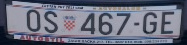
%> input picture test-set/tablice/1.jpg, 187 x 45 px
$ octave --eval "result = ocr(imread('../test-set/tablice/1.jpg'));"   (GNU Octave 9; MATLAB toolbox functions it lacks are replaced by stand-ins)
%> lines starting %> are read from the running program, lines starting %| are printed output that depends on the picture; in (x1, y1, x2, y2) boxes, pixels count from 0 and x2, y2 are one past the last pixel; in counts of white or black regions, pixels touching at a corner belong together; the program's own positions count from 1
function [letters,number] = ocr(imagen)
% Funcija koja pokusava prepoznati slova i brojke sa slike
% Ulazni parametri -> image : slika u rgb formatu
% Izlazni parametri -> letters : broj slova
%                   -> number  : broj brojeva

    % ako je u boji konvertiraj u crno-bjelo
    if size(imagen,3)==3 % ako je ovo onda je crno-bjela
        imagen=rgb2gray(imagen);
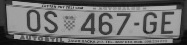
%> imagen: size 45x187 uint8; min 5, max 182, mean 109.9
    end

    % konvertiraj u BW
    threshold = graythresh(imagen);
%> threshold = 0.392
    imagen =~im2bw(imagen,threshold);
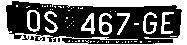
%> imagen: size 45x187 logical; 40.3% white; 57 white regions (49 under 20 px), largest, box (x1, y1, x2, y2) and area: (0, 0, 187, 45) 2368, (99, 13, 112, 35) 147, (27, 10, 40, 32) 142

    % Obrise sve objekte manje od 30 pixela
    imagen = bwareaopen(imagen,30);
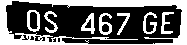
%> imagen: size 45x187 logical; 38.9% white; 8 white regions, largest, box (x1, y1, x2, y2) and area: (0, 0, 187, 45) 2368, (99, 13, 112, 35) 147, (27, 10, 40, 32) 142

    %Inicijalizacija varijabli
    word=[ ];
    re=imagen;

    % ucitaj template
    %load templates
    global templates
    load templates
    % zbroj znakova u testnom skupu
    num_letras=size(templates,2);

    while 1
        % Analiza svake prepoznate rijeci
        [fl,re]=lines(re);
        imgn=fl;
        [L,Ne] = bwlabel(imgn);
        for n=1:Ne
            [r,c] = find(L==n);
            % izdvoji slovo
            n1=imgn(min(r):max(r),min(c):max(c));
            % reskaliraj znak tako da se slaže sa testnim velicinam
            img_r=imresize(n1,[42 24]);
            % prebaci iz slike u znak
            letter=read_letter(img_r,num_letras);
            % spoji u rjec
            word=[word letter];
        end

        % uvjet za brojanje slova
        number = 0;
        letters = 0;
        for i=1:length(word)
            if(strcmp(word(i),'0') || ...
                    strcmp(word(i),'1') || strcmp(word(i),'2') || ...
                    strcmp(word(i),'3') || strcmp(word(i),'4') || ...
                    strcmp(word(i),'5') || strcmp(word(i),'6') || ...
                    strcmp(word(i),'7') || strcmp(word(i),'8') || ...
                    strcmp(word(i),'9'))
                number = number + 1;
            else
                letters = letters + 1;
            end
        end
        % Clear 'word' variable
        word=[ ];

        %*When the sentences finish, breaks the loop
        if isempty(re)  %See variable 're' in Fcn 'lines'
            break
        end
    end
end
%end-----------------------------------------------------------------------
%> (the run ends here)
